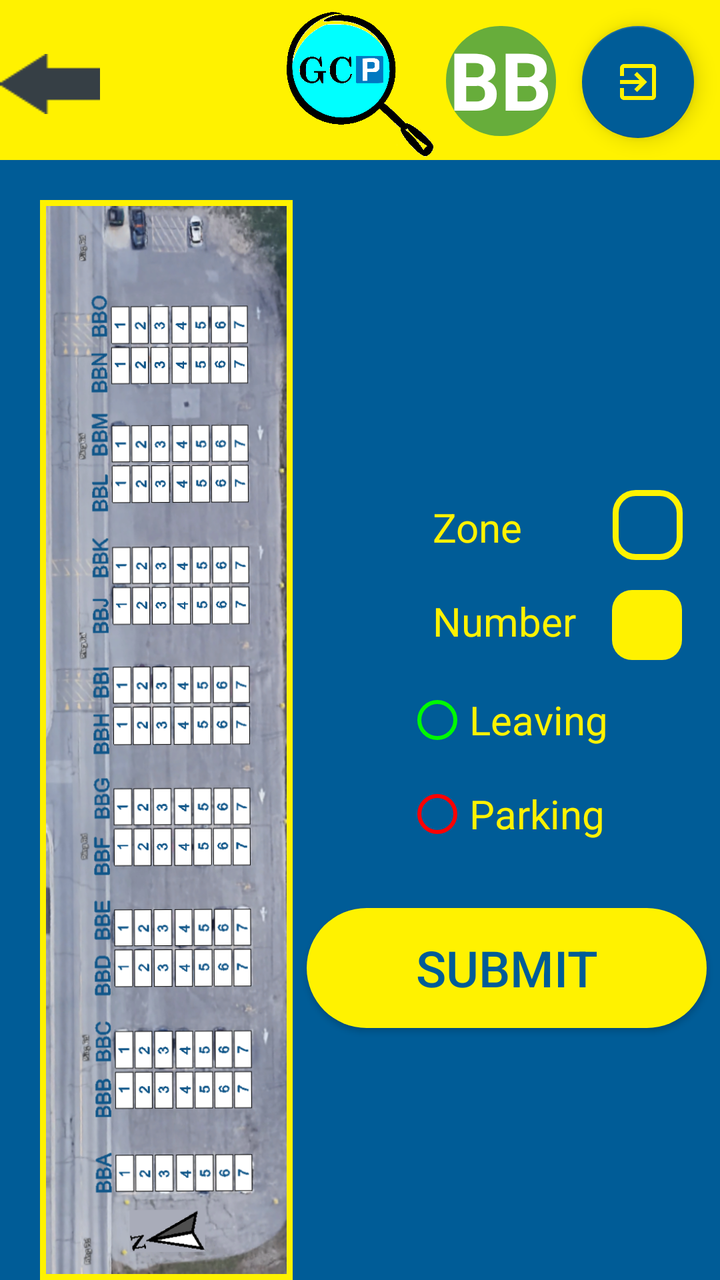
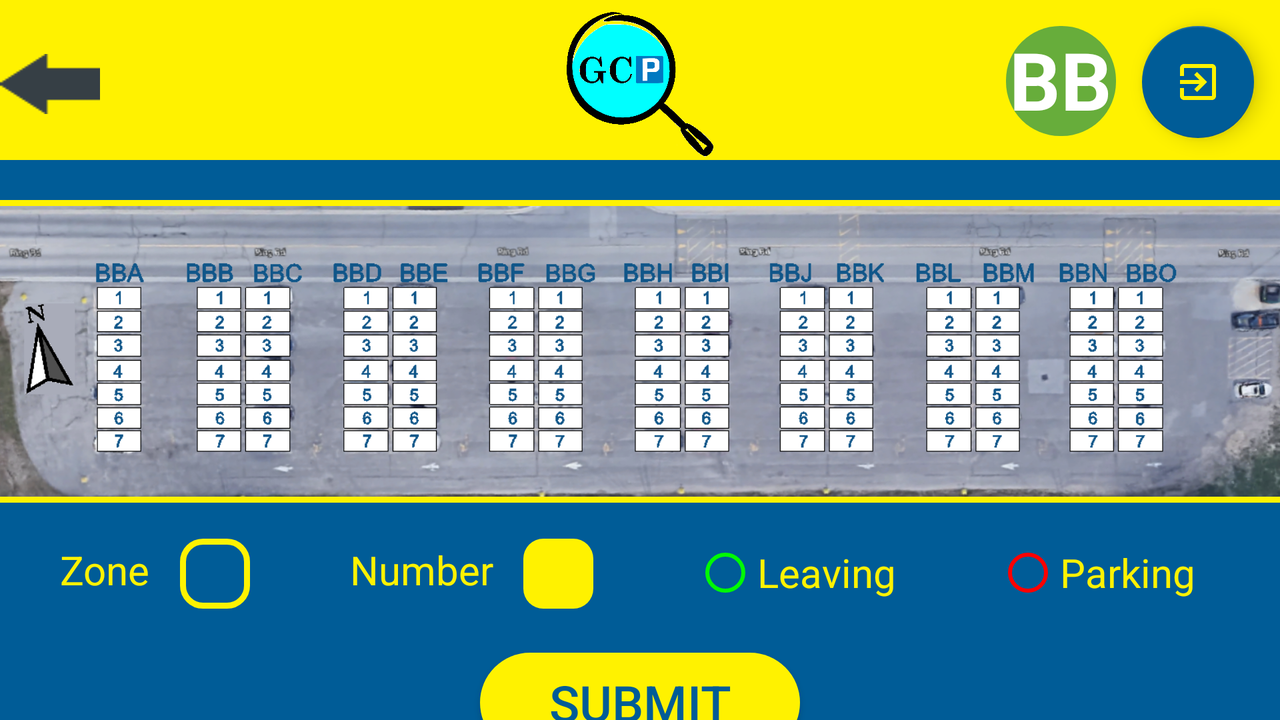

The same Android screen from two of the app's own layout files: first res/layout/ as a phone draws it, then the repository's variant for another configuration, drawn on a device whose configuration selects that folder. Both files follow.
<!-- AndroidManifest.xml: application theme AppTheme -->
<!-- res/layout/activity_bb.xml -->
<?xml version="1.0" encoding="utf-8"?>
<androidx.constraintlayout.widget.ConstraintLayout xmlns:android="http://schemas.android.com/apk/res/android"
    xmlns:app="http://schemas.android.com/apk/res-auto"
    xmlns:tools="http://schemas.android.com/tools"
    android:layout_width="match_parent"
    android:layout_height="match_parent"
    tools:context=".Activity_BB">

    <ImageView
        android:id="@+id/background"
        android:layout_width="match_parent"
        android:layout_height="match_parent"
        android:background="@color/second_page_background_color" />

    <ImageView
        android:id="@+id/top_background"
        android:layout_width="match_parent"
        android:layout_height="@dimen/top_background_height80"
        android:background="@color/background_color"
        app:layout_constraintTop_toTopOf="parent"/>

    <ImageView
        android:id="@+id/logo"
        android:layout_width="@dimen/logo_size_smaller"
        android:layout_height="@dimen/logo_size_smaller"
        android:src="@drawable/logo"
        app:layout_constraintEnd_toEndOf="parent"
        app:layout_constraintStart_toStartOf="parent"
        app:layout_constraintTop_toTopOf="@+id/background"
        android:layout_marginTop="5dp"/>

    <Button
        android:id="@+id/back"
        android:layout_width="@dimen/btn_width50"
        android:layout_height="@dimen/btn_height30"
        android:background="@drawable/back"
        app:layout_constraintTop_toTopOf="parent"
        app:layout_constraintStart_toStartOf="parent"
        android:layout_marginTop="@dimen/margin27"/>

    <com.google.android.material.floatingactionbutton.FloatingActionButton
        android:layout_width="wrap_content"
        android:layout_height="wrap_content"
        android:id="@+id/btn_logout"
        app:layout_constraintEnd_toEndOf="parent"
        android:layout_marginEnd="@dimen/margin13"
        app:layout_constraintTop_toTopOf="parent"
        android:layout_marginTop="@dimen/margin13"
        app:srcCompat="@drawable/exit"
        app:backgroundTint="@color/second_page_background_color"
        app:tint="@color/background_color"/>

    <TextView
        android:id="@+id/txt_area"
        android:layout_width="@dimen/btn_width55"
        android:layout_height="@dimen/btn_height55"
        android:layout_marginTop="@dimen/margin13"
        android:layout_marginEnd="@dimen/margin13"
        android:background="@drawable/txt_area"
        android:text="@string/area_bb"
        android:textAlignment="center"
        android:textColor="@color/white"
        android:textSize="@dimen/text_size40"
        android:textStyle="bold"
        app:layout_constraintEnd_toStartOf="@+id/btn_logout"
        app:layout_constraintTop_toTopOf="parent" />

    <ImageView
        android:id="@+id/third_page_pic"
        android:layout_width="wrap_content"
        android:layout_height="@dimen/image_height540"
        android:src="@drawable/bbv"
        app:layout_constraintTop_toBottomOf="@id/top_background"
        android:adjustViewBounds="true"
        app:layout_constraintStart_toStartOf="parent"
        android:layout_marginStart="@dimen/margin20"
        android:layout_marginTop="@dimen/margin20"
        android:background="@drawable/image_frame"/>

    <Button
        android:id="@+id/button"
        android:layout_width="@dimen/btn_width125"
        android:layout_height="@dimen/image_height540"
        app:layout_constraintTop_toTopOf="@+id/third_page_pic"
        app:layout_constraintStart_toStartOf="@+id/third_page_pic"
        android:background="@android:color/transparent" />

    <TextView
        android:id="@+id/txt_submit_zone"
        android:layout_width="wrap_content"
        android:layout_height="wrap_content"
        android:text="@string/zone"
        android:textAlignment="center"
        android:textSize="@dimen/text_size20"
        android:textColor="@color/background_color"
        app:layout_constraintStart_toEndOf="@id/third_page_pic"
        app:layout_constraintTop_toBottomOf="@id/top_background"
        android:layout_marginTop="@dimen/margin170"
        android:layout_marginStart="@dimen/margin70"/>

    <Spinner
        android:id="@+id/spinner"
        android:layout_width="@dimen/btn_width35"
        android:layout_height="@dimen/btn_height35"
        android:layout_marginStart="@dimen/margin45"
        android:layout_marginTop="@dimen/margin165"
        android:textAlignment="center"
        app:layout_constraintTop_toBottomOf="@id/top_background"
        app:layout_constraintStart_toEndOf="@id/txt_submit_zone"
        android:background="@drawable/spinner" />

    <TextView
        android:id="@+id/txt_submit_number"
        android:layout_width="wrap_content"
        android:layout_height="wrap_content"
        android:text="@string/number"
        android:textAlignment="center"
        android:textSize="@dimen/text_size20"
        android:textColor="@color/background_color"
        app:layout_constraintStart_toStartOf="@id/txt_submit_zone"
        app:layout_constraintTop_toBottomOf="@id/txt_submit_zone"
        android:layout_marginTop="@dimen/margin20" />

    <EditText
        android:id="@+id/txt_number"
        android:layout_width="@dimen/btn_width35"
        android:layout_height="@dimen/btn_height35"
        android:layout_marginStart="@dimen/margin18"
        android:layout_marginTop="@dimen/margin15"
        android:background="@drawable/txt_number"
        android:ems="10"
        android:inputType="number"
        android:textAlignment="center"
        android:textColor="@color/second_page_background_color"
        android:textSize="@dimen/text_size20"
        app:layout_constraintStart_toEndOf="@id/txt_submit_number"
        app:layout_constraintTop_toBottomOf="@id/spinner"
        android:maxEms="@android:integer/config_longAnimTime"/>

    
    <RadioGroup
        android:layout_width="wrap_content"
        android:layout_height="wrap_content"
        app:layout_constraintStart_toEndOf="@id/third_page_pic"
        app:layout_constraintEnd_toEndOf="parent"
        app:layout_constraintTop_toBottomOf="@id/txt_submit_number"
        android:layout_marginTop="@dimen/margin20"
        android:orientation="vertical">

        <RadioButton
            android:id="@+id/radioButton_leaving"
            android:layout_width="wrap_content"
            android:layout_height="wrap_content"
            android:text="@string/leaving"
            android:textSize="@dimen/text_size20"
            android:textColor="@color/background_color"
            app:layout_constraintStart_toEndOf="@id/spinner"
            android:buttonTint="@color/free"
            android:onClick="onRadioButtonClicked"/>

        <RadioButton
            android:id="@+id/radioButton_parking"
            android:layout_width="wrap_content"
            android:layout_height="wrap_content"
            android:layout_marginTop="@dimen/margin15"
            android:text="@string/parking"
            android:textColor="@color/background_color"
            android:textSize="@dimen/text_size20"
            android:buttonTint="@color/reserved"
            android:onClick="onRadioButtonClicked"/>

    </RadioGroup>

    <Button
        android:id="@+id/submit"
        android:layout_width="@dimen/btn_width200"
        android:layout_height="@dimen/btn_height60"
        android:text="@string/submit"
        app:layout_constraintStart_toEndOf="@id/third_page_pic"
        app:layout_constraintEnd_toEndOf="parent"
        app:layout_constraintTop_toBottomOf="@id/txt_submit_number"
        android:background="@drawable/button_second_page60"
        android:textSize="@dimen/text_size25"
        android:textColor="@color/second_page_background_color"
        android:layout_marginTop="@dimen/margin130"/>



</androidx.constraintlayout.widget.ConstraintLayout>
<!-- resources referenced by this layout -->
<resources>
  <color name="background_color">#fff200</color>
  <color name="free">#00fa00</color>
  <color name="reserved">#FF0000</color>
  <color name="second_page_background_color">#005C97</color>
  <color name="white">#ffffff</color>
  <dimen name="btn_height30">30dp</dimen>
  <dimen name="btn_height35">35dp</dimen>
  <dimen name="btn_height55">55dp</dimen>
  <dimen name="btn_height60">60dp</dimen>
  <dimen name="btn_width125">125dp</dimen>
  <dimen name="btn_width200">200dp</dimen>
  <dimen name="btn_width35">35dp</dimen>
  <dimen name="btn_width50">50dp</dimen>
  <dimen name="btn_width55">55dp</dimen>
  <dimen name="image_height540">540dp</dimen>
  <dimen name="logo_size_smaller">75dp</dimen>
  <dimen name="margin13">13dp</dimen>
  <dimen name="margin130">130dp</dimen>
  <dimen name="margin15">15dp</dimen>
  <dimen name="margin165">165dp</dimen>
  <dimen name="margin170">170dp</dimen>
  <dimen name="margin18">18dp</dimen>
  <dimen name="margin20">20dp</dimen>
  <dimen name="margin27">27dp</dimen>
  <dimen name="margin45">45dp</dimen>
  <dimen name="margin70">70dp</dimen>
  <dimen name="text_size20">20sp</dimen>
  <dimen name="text_size25">25sp</dimen>
  <dimen name="text_size40">40sp</dimen>
  <dimen name="top_background_height80">80dp</dimen>
  <!-- drawable button_second_page60 (drawable) -->
  <?xml version="1.0" encoding="utf-8"?>
  <shape xmlns:android="http://schemas.android.com/apk/res/android">
      <corners android:radius="30dp" />
      <solid android:color="@color/background_color" />
  </shape>
  <!-- drawable image_frame (drawable) -->
  <?xml version="1.0" encoding="UTF-8"?>
  <shape xmlns:android="http://schemas.android.com/apk/res/android">
      <solid android:color="#FFFFFF" />
      <stroke android:width="10dp" android:color="@color/background_color" />
      <padding android:left="3dp" android:top="3dp" android:right="3dp"
          android:bottom="3dp" />
  </shape>
  <!-- drawable spinner (drawable) -->
  <?xml version="1.0" encoding="UTF-8"?>
  <shape xmlns:android="http://schemas.android.com/apk/res/android">
      <corners android:radius="@dimen/radius10" />
      <solid android:color="@color/second_page_background_color" />
      <stroke android:width="3dp" android:color="@color/background_color" />
      <padding android:left="3dp" android:top="3dp" android:right="3dp"
          android:bottom="3dp" />
  </shape>
  <!-- drawable txt_area (drawable) -->
  <?xml version="1.0" encoding="UTF-8"?>
  <shape xmlns:android="http://schemas.android.com/apk/res/android">
      <corners android:radius="27dp" />
      <solid android:color="@color/txt_area_color" />
  
  </shape>
  <!-- drawable txt_number (drawable) -->
  <?xml version="1.0" encoding="utf-8"?>
  <shape xmlns:android="http://schemas.android.com/apk/res/android">
      <corners android:radius="@dimen/radius10" />
      <solid android:color="@color/background_color" />
  </shape>
  <string name="area_bb">BB</string>
  <string name="leaving">Leaving</string>
  <string name="number">Number</string>
  <string name="parking">Parking</string>
  <string name="submit">SUBMIT</string>
  <string name="zone">Zone</string>
  <style name="AppTheme" parent="Theme.AppCompat.Light.NoActionBar">
          
          <item name="colorPrimary">@color/colorPrimary</item>
          <item name="colorPrimaryDark">@color/colorPrimaryDark</item>
          <item name="colorAccent">@color/colorAccent</item>
      </style>
  <dimen name="radius10">10dp</dimen>
  <color name="txt_area_color">#67AD3B</color>
  <color name="colorPrimary">#6200EE</color>
  <color name="colorPrimaryDark">#3700B3</color>
  <color name="colorAccent">#03DAC5</color>
</resources>
<!-- res/layout-land/activity_bb.xml (the repository's variant of the layout above) -->
<!-- drawn on the phone turned sideways -->
<?xml version="1.0" encoding="utf-8"?>
<androidx.constraintlayout.widget.ConstraintLayout xmlns:android="http://schemas.android.com/apk/res/android"
    xmlns:app="http://schemas.android.com/apk/res-auto"
    xmlns:tools="http://schemas.android.com/tools"
    android:layout_width="match_parent"
    android:layout_height="match_parent"
    tools:context=".Activity_BB">

    <ImageView
        android:id="@+id/background"
        android:layout_width="match_parent"
        android:layout_height="match_parent"
        android:background="@color/second_page_background_color" />

    <ImageView
        android:id="@+id/top_background"
        android:layout_width="match_parent"
        android:layout_height="@dimen/top_background_height80"
        android:background="@color/background_color"
        app:layout_constraintTop_toTopOf="parent"/>

    <ImageView
        android:id="@+id/logo"
        android:layout_width="@dimen/logo_size_smaller"
        android:layout_height="@dimen/logo_size_smaller"
        android:src="@drawable/logo"
        app:layout_constraintEnd_toEndOf="parent"
        app:layout_constraintStart_toStartOf="parent"
        app:layout_constraintTop_toTopOf="@+id/background"
        android:layout_marginTop="5dp"/>

    <Button
        android:id="@+id/back"
        android:layout_width="@dimen/btn_width50"
        android:layout_height="@dimen/btn_height30"
        android:background="@drawable/back"
        app:layout_constraintTop_toTopOf="parent"
        app:layout_constraintStart_toStartOf="parent"
        android:layout_marginTop="@dimen/margin27"/>

    <com.google.android.material.floatingactionbutton.FloatingActionButton
        android:layout_width="wrap_content"
        android:layout_height="wrap_content"
        android:id="@+id/btn_logout"
        app:layout_constraintEnd_toEndOf="parent"
        android:layout_marginEnd="@dimen/margin13"
        app:layout_constraintTop_toTopOf="parent"
        android:layout_marginTop="@dimen/margin13"
        app:srcCompat="@drawable/exit"
        app:backgroundTint="@color/second_page_background_color"
        app:tint="@color/background_color"/>

    <TextView
        android:id="@+id/txt_area"
        android:layout_width="@dimen/btn_width55"
        android:layout_height="@dimen/btn_height55"
        android:layout_marginTop="@dimen/margin13"
        android:layout_marginEnd="@dimen/margin13"
        android:background="@drawable/txt_area"
        android:text="@string/area_bb"
        android:textAlignment="center"
        android:textColor="@color/white"
        android:textSize="@dimen/text_size40"
        android:textStyle="bold"
        app:layout_constraintEnd_toStartOf="@+id/btn_logout"
        app:layout_constraintTop_toTopOf="parent" />

    <ImageView
        android:id="@+id/third_page_pic"
        android:layout_width="@dimen/btn_width650"
        android:layout_height="wrap_content"
        android:src="@drawable/bbh"
        app:layout_constraintTop_toBottomOf="@id/top_background"
        android:adjustViewBounds="true"
        app:layout_constraintStart_toStartOf="parent"
        app:layout_constraintEnd_toEndOf="parent"
        android:layout_marginTop="@dimen/margin20"
        android:background="@drawable/image_frame" />

    <Button
        android:id="@+id/button"
        android:layout_width="@dimen/btn_width650"
        android:layout_height="@dimen/image_height150"
        app:layout_constraintTop_toTopOf="@+id/third_page_pic"
        app:layout_constraintStart_toStartOf="@+id/third_page_pic"
        android:background="@android:color/transparent" />

    <TextView
        android:id="@+id/txt_submit_zone"
        android:layout_width="wrap_content"
        android:layout_height="wrap_content"
        android:text="@string/zone"
        android:textAlignment="center"
        android:textSize="@dimen/text_size20"
        android:textColor="@color/background_color"
        app:layout_constraintStart_toStartOf="@id/third_page_pic"
        app:layout_constraintTop_toBottomOf="@id/third_page_pic"
        android:layout_marginTop="@dimen/margin20"
        android:layout_marginStart="@dimen/margin35" />

    <Spinner
        android:id="@+id/spinner"
        android:layout_width="@dimen/btn_width35"
        android:layout_height="@dimen/btn_height35"
        android:layout_marginStart="@dimen/margin15"
        android:layout_marginTop="@dimen/margin18"
        android:textAlignment="center"
        app:layout_constraintTop_toBottomOf="@id/third_page_pic"
        app:layout_constraintStart_toEndOf="@id/txt_submit_zone"
        android:background="@drawable/spinner" />

    <TextView
        android:id="@+id/txt_submit_number"
        android:layout_width="wrap_content"
        android:layout_height="wrap_content"
        android:text="@string/number"
        android:textAlignment="center"
        android:textSize="@dimen/text_size20"
        android:textColor="@color/background_color"
        app:layout_constraintStart_toEndOf="@id/spinner"
        app:layout_constraintTop_toBottomOf="@id/third_page_pic"
        android:layout_marginTop="@dimen/margin20"
        android:layout_marginStart="@dimen/margin50"/>

    <EditText
        android:id="@+id/txt_number"
        android:layout_width="@dimen/btn_width35"
        android:layout_height="@dimen/btn_height35"
        android:layout_marginStart="@dimen/margin15"
        android:layout_marginTop="@dimen/margin18"
        android:background="@drawable/txt_number"
        android:ems="10"
        android:inputType="number"
        android:textAlignment="center"
        android:textColor="@color/second_page_background_color"
        android:textSize="@dimen/text_size20"
        app:layout_constraintStart_toEndOf="@id/txt_submit_number"
        app:layout_constraintTop_toBottomOf="@id/third_page_pic"
        android:maxEms="@android:integer/config_longAnimTime"/>

    
    <RadioGroup
        android:layout_width="wrap_content"
        android:layout_height="wrap_content"
        app:layout_constraintStart_toEndOf="@id/txt_number"
        android:layout_marginStart="@dimen/margin50"
        app:layout_constraintTop_toBottomOf="@id/third_page_pic"
        android:layout_marginTop="@dimen/margin19"
        app:layout_goneMarginStart="@dimen/margin50"
        android:orientation="horizontal">

        <RadioButton
            android:id="@+id/radioButton_leaving"
            android:layout_width="wrap_content"
            android:layout_height="wrap_content"
            android:text="@string/leaving"
            android:textSize="@dimen/text_size20"
            android:textColor="@color/background_color"
            app:layout_constraintStart_toEndOf="@id/spinner"
            android:buttonTint="@color/free"
            android:onClick="onRadioButtonClicked"/>

        <RadioButton
            android:id="@+id/radioButton_parking"
            android:layout_width="wrap_content"
            android:layout_height="wrap_content"
            android:layout_marginStart="@dimen/margin50"
            android:text="@string/parking"
            android:textColor="@color/background_color"
            android:textSize="@dimen/text_size20"
            android:buttonTint="@color/reserved"
            android:onClick="onRadioButtonClicked"/>
    </RadioGroup>

    <Button
        android:id="@+id/submit"
        android:layout_width="@dimen/btn_width160"
        android:layout_height="@dimen/btn_height50"
        android:text="@string/submit"
        app:layout_constraintStart_toStartOf="parent"
        app:layout_constraintEnd_toEndOf="parent"
        app:layout_constraintTop_toBottomOf="@id/third_page_pic"
        android:background="@drawable/button_second_page50"
        android:textSize="@dimen/text_size25"
        android:textColor="@color/second_page_background_color"
        android:layout_marginTop="@dimen/margin75"/>



</androidx.constraintlayout.widget.ConstraintLayout>
<!-- resources referenced by the variant -->
<!-- as the phone turned sideways resolves them -->
<resources>
  <color name="background_color">#fff200</color>
  <color name="free">#00fa00</color>
  <color name="reserved">#FF0000</color>
  <color name="second_page_background_color">#005C97</color>
  <color name="white">#ffffff</color>
  <dimen name="btn_height30">30dp</dimen>
  <dimen name="btn_height35">35dp</dimen>
  <dimen name="btn_height50">50dp</dimen>
  <dimen name="btn_height55">55dp</dimen>
  <dimen name="btn_width160">160dp</dimen>
  <dimen name="btn_width35">35dp</dimen>
  <dimen name="btn_width50">50dp</dimen>
  <dimen name="btn_width55">55dp</dimen>
  <dimen name="btn_width650">650dp</dimen>
  <dimen name="image_height150">150dp</dimen>
  <dimen name="logo_size_smaller">75dp</dimen>
  <dimen name="margin13">13dp</dimen>
  <dimen name="margin15">15dp</dimen>
  <dimen name="margin18">18dp</dimen>
  <dimen name="margin19">19dp</dimen>
  <dimen name="margin20">20dp</dimen>
  <dimen name="margin27">27dp</dimen>
  <dimen name="margin35">35dp</dimen>
  <dimen name="margin50">50dp</dimen>
  <dimen name="margin75">75dp</dimen>
  <dimen name="text_size20">20sp</dimen>
  <dimen name="text_size25">25sp</dimen>
  <dimen name="text_size40">40sp</dimen>
  <dimen name="top_background_height80">80dp</dimen>
  <!-- drawable button_second_page50 (drawable) -->
  <?xml version="1.0" encoding="utf-8"?>
  <shape xmlns:android="http://schemas.android.com/apk/res/android">
      <corners android:radius="25dp" />
      <solid android:color="@color/background_color" />
  </shape>
  <!-- drawable image_frame (drawable) -->
  <?xml version="1.0" encoding="UTF-8"?>
  <shape xmlns:android="http://schemas.android.com/apk/res/android">
      <solid android:color="#FFFFFF" />
      <stroke android:width="10dp" android:color="@color/background_color" />
      <padding android:left="3dp" android:top="3dp" android:right="3dp"
          android:bottom="3dp" />
  </shape>
  <!-- drawable spinner (drawable) -->
  <?xml version="1.0" encoding="UTF-8"?>
  <shape xmlns:android="http://schemas.android.com/apk/res/android">
      <corners android:radius="@dimen/radius10" />
      <solid android:color="@color/second_page_background_color" />
      <stroke android:width="3dp" android:color="@color/background_color" />
      <padding android:left="3dp" android:top="3dp" android:right="3dp"
          android:bottom="3dp" />
  </shape>
  <!-- drawable txt_area (drawable) -->
  <?xml version="1.0" encoding="UTF-8"?>
  <shape xmlns:android="http://schemas.android.com/apk/res/android">
      <corners android:radius="27dp" />
      <solid android:color="@color/txt_area_color" />
  
  </shape>
  <!-- drawable txt_number (drawable) -->
  <?xml version="1.0" encoding="utf-8"?>
  <shape xmlns:android="http://schemas.android.com/apk/res/android">
      <corners android:radius="@dimen/radius10" />
      <solid android:color="@color/background_color" />
  </shape>
  <string name="area_bb">BB</string>
  <string name="leaving">Leaving</string>
  <string name="number">Number</string>
  <string name="parking">Parking</string>
  <string name="submit">SUBMIT</string>
  <string name="zone">Zone</string>
  <style name="AppTheme" parent="Theme.AppCompat.Light.NoActionBar">
          
          <item name="colorPrimary">@color/colorPrimary</item>
          <item name="colorPrimaryDark">@color/colorPrimaryDark</item>
          <item name="colorAccent">@color/colorAccent</item>
      </style>
  <dimen name="radius10">10dp</dimen>
  <color name="txt_area_color">#67AD3B</color>
  <color name="colorPrimary">#6200EE</color>
  <color name="colorPrimaryDark">#3700B3</color>
  <color name="colorAccent">#03DAC5</color>
</resources>
